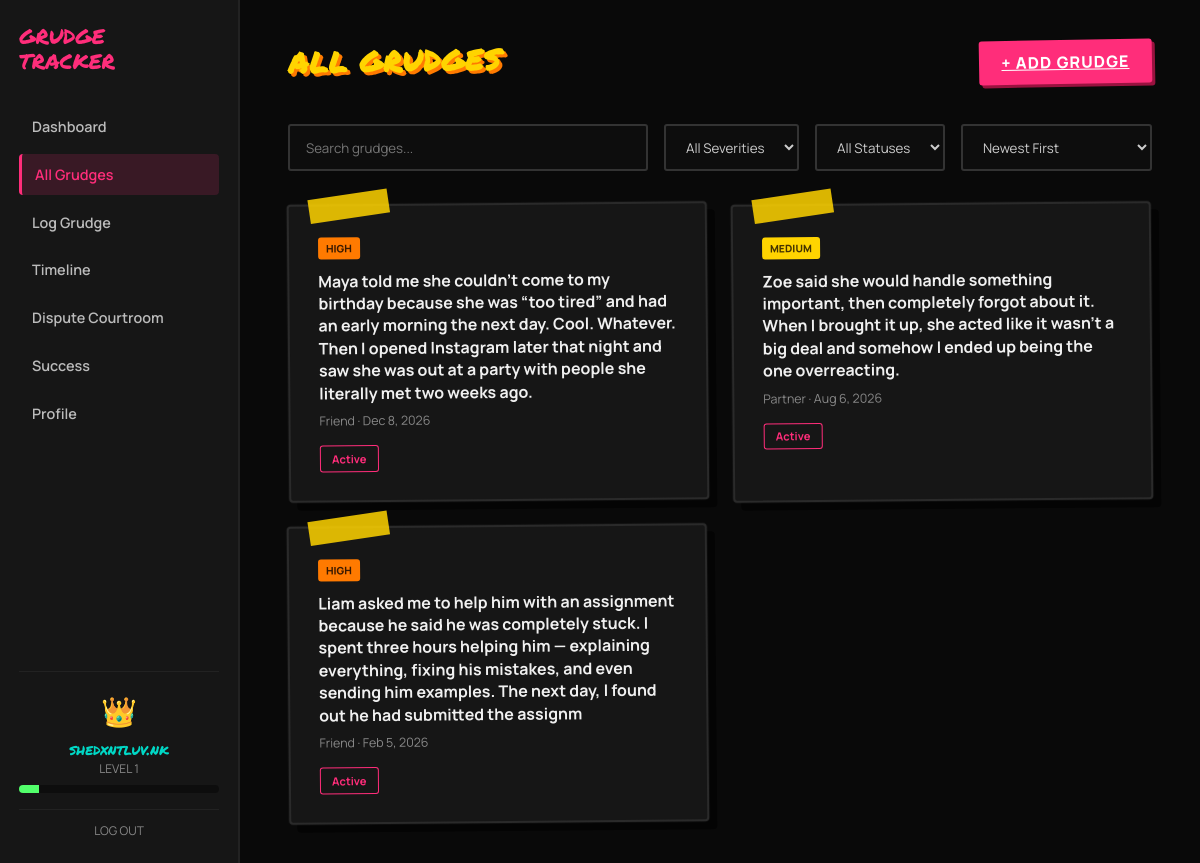
The page /Public/all-grudges.php (signed in) on the database its author committed.
### tables this page shows
CREATE TABLE users (
  id INT AUTO_INCREMENT PRIMARY KEY,
  username VARCHAR(50) NOT NULL UNIQUE,
  email VARCHAR(150) NOT NULL UNIQUE,
  password_hash VARCHAR(255) NOT NULL,
  avatar_emoji VARCHAR(10) DEFAULT '👑',

   
  trust_score INT DEFAULT 50,           
  xp INT DEFAULT 0,
  level INT DEFAULT 1,
  streak_count INT DEFAULT 0,
  last_active_date DATE DEFAULT NULL,

   
  undo_used BOOLEAN DEFAULT FALSE,
  undo_used_at TIMESTAMP NULL DEFAULT NULL,

  created_at TIMESTAMP DEFAULT CURRENT_TIMESTAMP
);

CREATE TABLE grudges (
  id INT AUTO_INCREMENT PRIMARY KEY,
  user_id INT NOT NULL,

  title VARCHAR(255) NOT NULL,
  person_involved VARCHAR(100) NOT NULL,
  category VARCHAR(50) NOT NULL,
  severity ENUM('Low', 'Medium', 'High', 'Critical') NOT NULL,
  status ENUM('Active', 'In Progress', 'Resolved', 'Archived') DEFAULT 'Active',
  emoji VARCHAR(10) DEFAULT NULL,        
  notes TEXT DEFAULT NULL,
  date_occurred DATE NOT NULL,

  created_at TIMESTAMP DEFAULT CURRENT_TIMESTAMP,
  updated_at TIMESTAMP DEFAULT CURRENT_TIMESTAMP ON UPDATE CURRENT_TIMESTAMP,

  FOREIGN KEY (user_id) REFERENCES users(id) ON DELETE CASCADE
);

### Public/all-grudges.php (the view, shortened to what this page needs)
<?php
include 'includes/header.php';
$userId = $_SESSION['user_id'];
$stmt = $pdo->prepare("SELECT * FROM grudges WHERE user_id = ? ORDER BY date_occurred DESC");
$stmt->execute([$userId]);
$grudges = $stmt->fetchAll();
?>
<div class="dashboard-top">
  <h1 class="graffiti-heading heading-yellow-orange">ALL GRUDGES</h1>
  <a href="log-grudge.php" class="btn-sticker btn-pink btn-small">+ ADD GRUDGE</a>
</div>
<div class="filters-bar">
  <input type="text" class="search-input" id="searchInput" placeholder="Search grudges..." onkeyup="filterGrudges()">
  <select class="filter-select" id="severityFilter" onchange="filterGrudges()">
    <option value="">All Severities</option>
  </select>
  <select class="filter-select" id="statusFilter" onchange="filterGrudges()">
    <option value="">All Statuses</option>
  </select>
  <select class="filter-select" id="sortSelect" onchange="filterGrudges()">
    <option value="newest">Newest First</option>
  </select>
</div>
<?php if (count($grudges) === 0): ?>
  <p class="no-results">No grudges logged yet. Whatever you're holding back — let it out.</p>
<?php else: ?>
<div class="grudge-grid" id="grudgeGrid">
  <?php foreach ($grudges as $grudge): ?>
  <div class="evidence-card grudge-card"
       data-title="<?php echo strtolower(htmlspecialchars($grudge['title'])); ?>"
       data-severity="<?php echo $grudge['severity']; ?>"
       data-status="<?php echo $grudge['status']; ?>">
    <div class="tape tape-left"></div>
    <span class="severity-tag severity-<?php echo strtolower($grudge['severity']); ?>"><?php echo strtoupper($grudge['severity']); ?></span>
    <h3 class="grudge-card-title"><?php echo htmlspecialchars($grudge['title']); ?></h3>
    <p class="grudge-card-meta"><?php echo htmlspecialchars($grudge['category']); ?> · <?php echo date('M j, Y', strtotime($grudge['date_occurred'])); ?></p>
    <span class="status-badge status-<?php echo strtolower(str_replace(' ', '-', $grudge['status'])); ?>"><?php echo $grudge['status']; ?></span>
  </div>
  <?php endforeach; ?>
</div>
<?php endif; ?>
<?php include 'includes/footer.php'; ?>

### Public/includes/SideBar.php
<?php
require_once 'includes/db.php';
$sidebarLevel = 1;
$sidebarXpPercent = 0;
if (isset($_SESSION['user_id'])) {
    $sidebarStmt = $pdo->prepare("SELECT xp, level FROM users WHERE id = ?");
    $sidebarStmt->execute([$_SESSION['user_id']]);
    $sidebarUser = $sidebarStmt->fetch();
    if ($sidebarUser) {
        $sidebarLevel = $sidebarUser['level'];
        $sidebarXpPercent = round(($sidebarUser['xp'] / 1000) * 100);
    }
}
?>
<nav class="sidebar">
  <div class="sidebar-logo">
    <span class="logo-text">GRUDGE<br>TRACKER</span>
  </div>
  <ul class="sidebar-links">
    <li><a href="dashboard.php" class="<?php echo basename($_SERVER['PHP_SELF']) == 'dashboard.php' ? 'active' : ''; ?>">Dashboard</a></li>
    <li><a href="all-grudges.php" class="<?php echo basename($_SERVER['PHP_SELF']) == 'all-grudges.php' ? 'active' : ''; ?>">All Grudges</a></li>
    <li><a href="log-grudge.php" class="<?php echo basename($_SERVER['PHP_SELF']) == 'log-grudge.php' ? 'active' : ''; ?>">Log Grudge</a></li>
    <li><a href="timeline.php" class="<?php echo basename($_SERVER['PHP_SELF']) == 'timeline.php' ? 'active' : ''; ?>">Timeline</a></li>
    <li><a href="courtroom.php" class="<?php echo basename($_SERVER['PHP_SELF']) == 'courtroom.php' ? 'active' : ''; ?>">Dispute Courtroom</a></li>
    <li><a href="success.php" class="<?php echo basename($_SERVER['PHP_SELF']) == 'success.php' ? 'active' : ''; ?>">Success</a></li>
    <li><a href="profile.php" class="<?php echo basename($_SERVER['PHP_SELF']) == 'profile.php' ? 'active' : ''; ?>">Profile</a></li>
  </ul>
  <div class="sidebar-user">
    <div class="mascot-badge">👑</div>
    <p class="sidebar-username"><?php echo htmlspecialchars($_SESSION['username'] ?? 'Guest'); ?></p>
    <p class="sidebar-level">LEVEL <?php echo $sidebarLevel; ?></p>
    <div class="xp-bar-mini">
      <div class="xp-bar-mini-fill" style="width: <?php echo $sidebarXpPercent; ?>%;"></div>
    </div>
    <a href="logout.php" class="logout-link">LOG OUT</a>
  </div>
</nav>

### rows shown on the page
users: level "1"
grudges: severity "HIGH", title "Maya told me she couldn't come to my birthday because she was “too tired” and had an early morning the next day. Cool. Whatever. Then I opened Instagram later that night and saw she was out at a party with people she literally met two weeks ago.", category "Friend", date_occurred "Dec 8, 2026", status "Active"
grudges: severity "MEDIUM", title "Zoe said she would handle something important, then completely forgot about it. When I brought it up, she acted like it wasn't a big deal and somehow I ended up being the one overreacting.", category "Partner", date_occurred "Aug 6, 2026", status "Active"
grudges: severity "HIGH", title "Liam asked me to help him with an assignment because he said he was completely stuck. I spent three hours helping him — explaining everything, fixing his mistakes, and even sending him examples. The next day, I found out he had submitted the assignm", category "Friend", date_occurred "Feb 5, 2026", status "Active"

### other values the page prints
$_SESSION['username'] "shedxntluv.nk"
